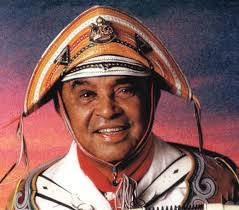
#> input picture aula-01/images/image.png, 239 x 210 px
$ python lab01.py   (older library calls are emulated)
#> lines starting #> are read from the running program, lines starting #| are printed output that depends on the picture
# Bibliotecas
import os
import cv2
import matplotlib.pyplot as plt

# Carregar imagem
base_dir = os.path.dirname(__file__) # Armazena o diretório do arquivo
img_path = os.path.join(base_dir, 'images', 'image.png') # Cria o caminho até a imagem
img = cv2.imread(img_path, 0)
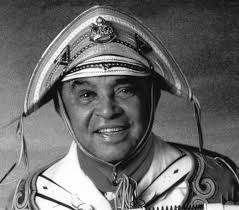
#> img: shape (210, 239); min 0, max 255, mean 105.5

# Validação de carregamento da imagem
if img is None:
  print('Erro ao carregar a imagem.')
  exit()

# Detectar bordas
sobel = cv2.Sobel(img, cv2.CV_64F, 1, 1, ksize=5)
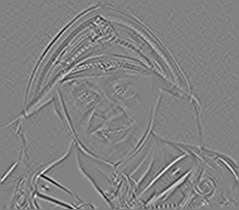
#> sobel: shape (210, 239) float64; min -2701, max 2584, mean 0.1; drawn with min black and max white
laplacian = cv2.Laplacian(img, cv2.CV_64F)
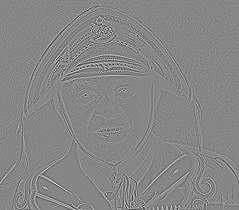
#> laplacian: shape (210, 239) float64; min -587, max 525, mean 0; drawn with min black and max white
canny = cv2.Canny(img, 100, 200)
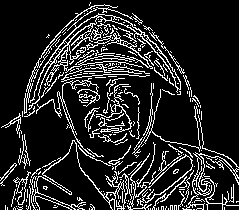
#> canny: shape (210, 239); 14.8% white in thin lines or dots

# Imprimir resultados
plt.subplot(1, 3, 1); plt.title('Sobel'); plt.imshow(sobel, cmap='gray')
plt.subplot(1, 3, 2); plt.title('Laplacian'); plt.imshow(laplacian, cmap='gray')
plt.subplot(1, 3, 3); plt.title('Canny'); plt.imshow(canny, cmap='gray')

plt.show()
